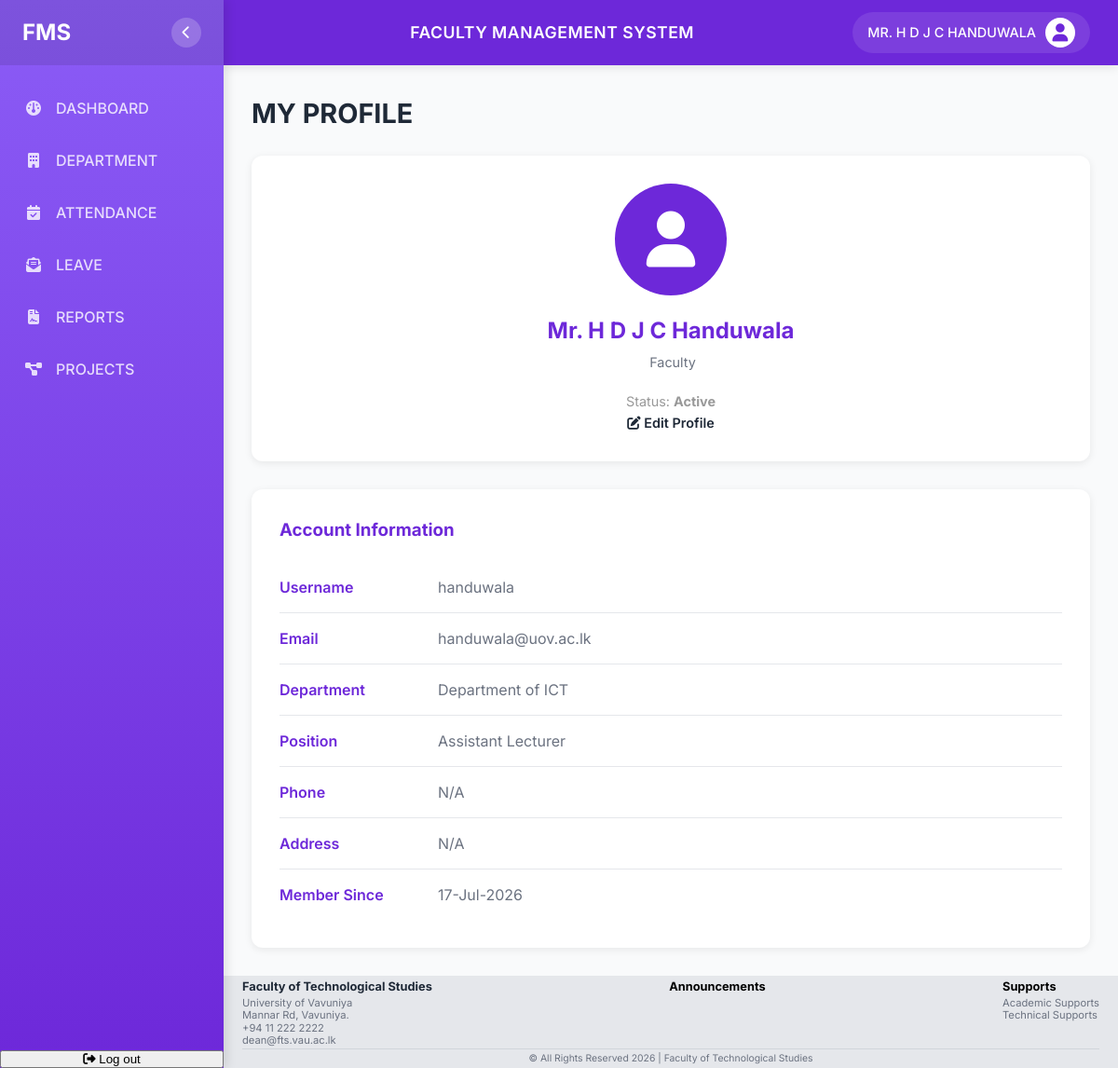
The app's page /profile.php (signed in) with its own data.
### tables this page shows
CREATE TABLE users (
    id INT PRIMARY KEY AUTO_INCREMENT,
    username VARCHAR(50) UNIQUE NOT NULL,
    email VARCHAR(100) UNIQUE NOT NULL,
    password VARCHAR(255) NOT NULL,
    full_name VARCHAR(100) NOT NULL,
    role ENUM('Admin', 'Faculty', 'Staff', 'Student') DEFAULT 'Faculty',
    department VARCHAR(100),
    position VARCHAR(100),

    service_no VARCHAR(50),
    nic VARCHAR(20),
    address TEXT,
    phone VARCHAR(20),
    profile_image VARCHAR(255),
    status ENUM('Active', 'Inactive', 'Suspended') DEFAULT 'Active',
    last_login DATETIME,
    created_at TIMESTAMP DEFAULT CURRENT_TIMESTAMP,
    updated_at TIMESTAMP DEFAULT CURRENT_TIMESTAMP ON UPDATE CURRENT_TIMESTAMP
);

### profile.php (the view, shortened to what this page needs)
<?php
require 'includes/db_config.php';
$user_id = $_SESSION['user_id'];
$query = "SELECT * FROM users WHERE id = $user_id";
$result = mysqli_query($conn, $query);
$user = mysqli_fetch_assoc($result);
?>
<!DOCTYPE html>
<html lang="en">
<head>
    <link rel="stylesheet" href="style.css">
    <link rel="stylesheet" href="https://cdnjs.cloudflare.com/ajax/libs/font-awesome/6.4.0/css/all.min.css">
</head>
<body>
    <?php include 'includes/sidebar.php'; ?>
    <div class="main-content">
        <?php include 'includes/header.php'; ?>
        <div class="dashboard-container">
            <h1 class="page-title">MY PROFILE</h1>
            <div class="profile-container">
                <div class="profile-card">
                    <div class="profile-avatar">
                        <i class="fas fa-user"></i>
                    </div>
                    <h2><?php echo $user['full_name']; ?></h2>
                    <p class="role"><i class="fas fa-badge"></i> <?php echo $user['role']; ?></p>
                    <p style="color: #999; font-size: 0.9rem;">Status: <strong><?php echo $user['status']; ?></strong></p>
                    <a href="edit_profile.php" class="btn" style="margin-top: 20px;">
                        <i class="fas fa-edit"></i> Edit Profile
                    </a>
                </div>
                <div class="profile-info">
                    <h3 style="color: var(--primary-color); margin-bottom: 20px;">Account Information</h3>
                    <div class="info-row">
                        <div class="info-label">Username</div>
                        <div class="info-value"><?php echo $user['username']; ?></div>
                    </div>
                    <div class="info-row">
                        <div class="info-label">Email</div>
                        <div class="info-value"><?php echo $user['email']; ?></div>
                    </div>
                    <div class="info-row">
                        <div class="info-label">Department</div>
                        <div class="info-value"><?php echo $user['department'] ?? 'N/A'; ?></div>
                    </div>
                    <div class="info-row">
                        <div class="info-label">Position</div>
                        <div class="info-value"><?php echo $user['position'] ?? 'N/A'; ?></div>
                    </div>
                    <div class="info-row">
                        <div class="info-label">Phone</div>
                        <div class="info-value"><?php echo $user['phone'] ?? 'N/A'; ?></div>
                    </div>
                    <div class="info-row">
                        <div class="info-label">Address</div>
                        <div class="info-value"><?php echo $user['address'] ?? 'N/A'; ?></div>
                    </div>
                    <div class="info-row" style="border-bottom: none;">
                        <div class="info-label">Member Since</div>
                        <div class="info-value"><?php echo date('d-M-Y', strtotime($user['created_at'])); ?></div>
                    </div>
                </div>
            </div>
        </div>
        <?php include 'includes/footer.php'; ?>
    </div>
</body>
</html>

### style.css (style rules this page uses)
:root { --primary-color: #6D28D9; --secondary-color: #8B5CF6; --accent-color: #C4B5FD; --bg-color: #F9FAFB; --card-bg-color: #FFFFFF; --text-primary: #1F2937; --text-secondary: #6B7280; --border-color: #E5E7EB; --status-success: #16A34A; --status-warning: #F59E0B; --status-error: #DC2626; --status-info: #8B5CF6; --sidebar-width: 260px; --header-height: 70px; --border-radius: 12px; --transition-speed: 0.3s; }
* { margin: 0; padding: 0; box-sizing: border-box; }
body { font-family: 'Inter', sans-serif; background-color: var(--bg-color); color: var(--text-primary); line-height: 1.5; height: 100vh; display: flex; overflow: hidden; position: relative; }
a { text-decoration: none; color: inherit; }
.main-content { flex: 1; display: flex; flex-direction: column; overflow: hidden; position: relative; }
.dashboard-container { padding: 30px; overflow-y: auto; flex: 1; background-color: var(--bg-color); }
.page-title { font-size: 1.8rem; font-weight: 700; color: var(--text-primary); margin-bottom: 24px; }
.btn { padding: 8px 24px; border-radius: 20px; font-weight: 600; font-size: 0.9rem; cursor: pointer; border: none; transition: 0.2s; }
@media (max-width: 1200px) { :root { --sidebar-width: 240px; } }

### profile.php (style rules this page uses)
.profile-container { display: block; width: 100%; }
.profile-card { background: white; padding: 30px; border-radius: 12px; box-shadow: 0 2px 8px rgba(0,0,0,0.08); text-align: center; margin-bottom: 30px; }
.profile-avatar { width: 120px; height: 120px; margin: 0 auto 20px; background: var(--primary-color); border-radius: 50%; display: flex; align-items: center; justify-content: center; }
.profile-avatar i { font-size: 60px; color: white; }
.profile-card h2 { color: var(--primary-color); margin-bottom: 5px; }
.profile-card .role { color: var(--text-secondary); font-size: 0.9rem; margin-bottom: 20px; }
.profile-info { text-align: left; background: white; padding: 30px; border-radius: 12px; box-shadow: 0 2px 8px rgba(0,0,0,0.08); width: 100%; }
.info-row { display: grid; grid-template-columns: 150px 1fr; gap: 20px; padding: 15px 0; border-bottom: 1px solid var(--border-color); }
.info-label { font-weight: 600; color: var(--primary-color); }
.info-value { color: var(--text-secondary); }

### records on screen
users: full_name "Mr. H D J C Handuwala", role "Faculty", status "Active", username "handuwala", email "handuwala@uov.ac.lk", department "Department of ICT", position "Assistant Lecturer", phone "N/A", address "N/A", created_at "17-Jul-2026"

### other values on screen
$user_name "MR. H D J C HANDUWALA"
